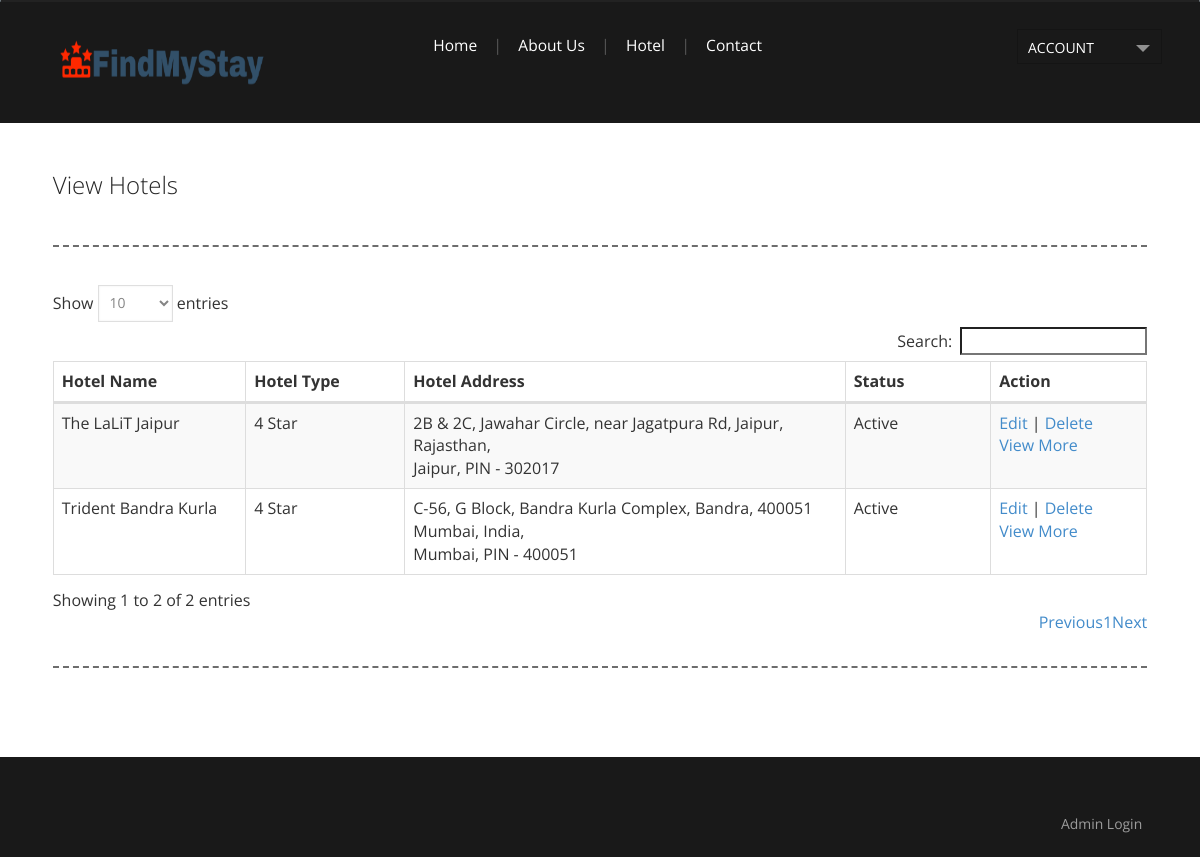
/viewhotelmodule.php, run on the app's committed database.
### tables this page shows
CREATE TABLE `hotel` (
  `hotel_id` int(10) NOT NULL,
  `location_id` int(10) NOT NULL,
  `hotel_name` varchar(100) NOT NULL,
  `hotel_type` varchar(20) NOT NULL COMMENT '1,2,3,4,5 star',
  `hotel_description` text NOT NULL,
  `hotel_address` text NOT NULL,
  `contactnumber` varchar(15) NOT NULL,
  `hotel_map` text NOT NULL,
  `hotel_pincode` varchar(10) NOT NULL,
  `hotel_policies` text NOT NULL,
  `status` varchar(10) NOT NULL
);

CREATE TABLE `location` (
  `location_id` int(10) NOT NULL,
  `location_name` varchar(50) NOT NULL,
  `location_img` varchar(100) NOT NULL,
  `description` text NOT NULL,
  `status` varchar(10) NOT NULL
);

### viewhotelmodule.php (the view, shortened to what this page needs)
<?php
include("header.php");
?>
<div class="main_bg">
<div class="wrap">
	<div class="main">
		<div class="res_online">
			<h4>View Hotels</h4>
		</div>
			<div class="span_of_2">
				<table id="dataTables" class="table table-striped table-bordered" cellspacing="0" width="100%">
					<thead>
						<tr>
							<th>Hotel Name</th>
							<th>Hotel Type</th>
							<th>Hotel Address</th>
							<th>Status</th>
							<th>Action</th>
						</tr>
					</thead>
					<tbody>
					<?php
					$sql = "SELECT * FROM hotel LEFT JOIN location ON hotel.location_id=location.location_id";
					$qsql = mysqli_query($con,$sql);
					while($rs = mysqli_fetch_array($qsql))
					{
						echo "<tr>
							<td>$rs[hotel_name]</td>
							<td>$rs[hotel_type]</td>
							<td>$rs[hotel_address], <br>$rs[location_name], PIN - $rs[hotel_pincode]</td>
							<td>$rs[status]</td>
							<td> <a href='hotelmodule.php?editid=$rs[hotel_id]'>Edit</a> | <a href='viewhotelmodule.php?delid=$rs[hotel_id]' onclick='return confirmdelete()'>Delete</a><br>
							<a href='hoteldetails.php?hotelid=$rs[hotel_id]' target='_blank' >View More</a>
							</td>
						</tr>";
					}
					?>
					</tbody>
				</table>
			</div>
	</div>
</div>
</div>
<?php
include("datatable.php");
include("footer.php");
?>

### css/style.css (style rules this page uses)
html,body,div,span,applet,object,iframe,h1,h2,h3,h4,h5,h6,p,blockquote,pre,a,abbr,acronym,address,big,cite,code,del,dfn,em,img,ins,kbd,q,s,samp,small,strike,strong,sub,sup,tt,var,b,u,i,dl,dt,dd,ol,nav ul,nav li,fieldset,form,label,legend,caption,article,aside,canvas,details,embed,figure,figcaption,footer,header,hgroup,menu,nav,output,ruby,section,summary,time,mark,audio,video { margin:0;padding:0;border:0;font-size:100%;font:inherit;vertical-align:baseline; }
a { text-decoration:none; }
body { font-family: 'Open Sans', sans-serif; background:#ffffff; font-size: 100%; }
.wrap { margin:0 auto; width:80%; -moz-transition:all .2s linear; -webkit-transition:all .2s linear; -o-transition:all .2s linear; -ms-transition:all .2s linear; }
.main_bg { margin-top: -5px; background: #ffffff; }
.main { padding: 4% 2%; }
.res_online h4 { text-transform: capitalize; font-size: 1.5em; color: #252525; font-weight: 100; margin-bottom: 15px; }
.span_of_2 { padding: 4% 0; margin: 6% 0; border-bottom: 2px dashed rgb(109, 109, 109); border-top: 2px dashed rgb(109, 109, 109); }
@media only screen and (max-width: 1366px) { .wrap { width:95%; } }
@media only screen and (max-width: 1366px) { .span_of_2 { padding: 3% 0; margin: 4% 0; } }
@media only screen and (max-width: 1280px) { .wrap { width:95%; } }

### css/fwslider.css (style rules this page uses)
@media only screen and (max-width: 1366px) { .wrap { width:95%; } }

### data on the page
hotel: hotel_name "Trident Bandra Kurla", hotel_type "4 Star", hotel_address "C-56, G Block, Bandra Kurla Complex, Bandra, 400051 Mumbai, India", location.location_name "Mumbai", hotel_pincode "400051", location.status "Active"
hotel: hotel_name "The LaLiT Jaipur", hotel_type "4 Star", hotel_address "2B & 2C, Jawahar Circle, near Jagatpura Rd, Jaipur, Rajasthan", location.location_name "Jaipur", hotel_pincode "302017", location.status "Active"
